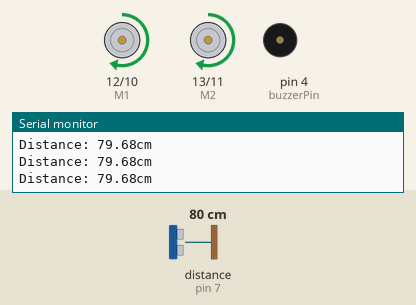
This sketch was run on a simulated Arduino Uno, built with avr-gcc and run on an emulated ATmega328P. Parts: direction and speed pins drawn as motors (green arrow = direction pin HIGH = forward, orange = LOW = backward, longer = more drive), buzzer (waves = sounding, pin HIGH), the last lines printed to the serial monitor. Wiring (inferred from the names in the program): ultrasonic range finder: trigger pin 8; echo pin 7. The inputs (shaded band) are chosen by the test bench; at power-on: distance to the obstacle (sensor on pin 7) 80 cm. The echo pulse lasts 58.3 µs per cm; pins used as bus, display or sensor lines are not drawn.

Above: at 1.2 s.
1.3 s: distance to the obstacle (sensor on pin 7) set to 23 cm
2.8 s: distance to the obstacle (sensor on pin 7) set to 18 cm
At 4.9 s:
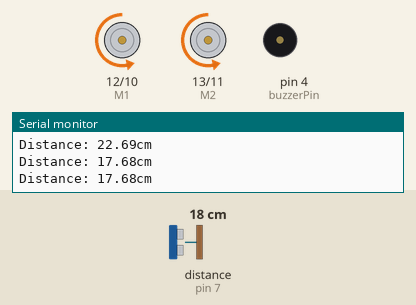
5.8 s: distance to the obstacle (sensor on pin 7) set to 60 cm
At 7.5 s:
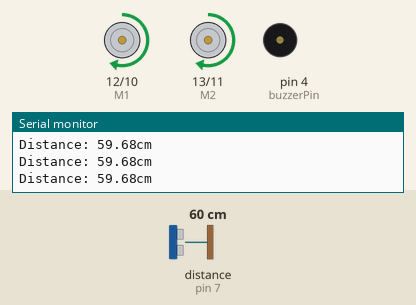
7.9 s: distance to the obstacle (sensor on pin 7) set to 2 cm
At 8.13 s:
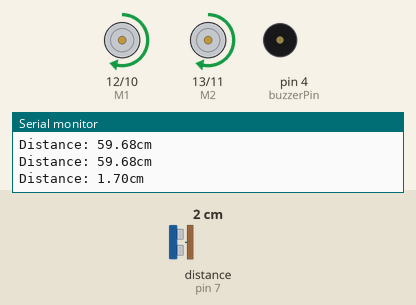
Timing chart, 0 to 11.9 s (numbered marks = the images above; inputs shaded):
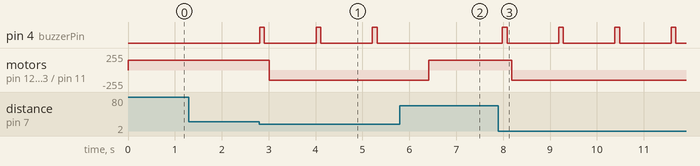

The sketch:

ultrasonic_left_right_movement.ino
```cpp
//------------Set Arduino Pin Number-------------
const int trigPin = 8;
const int echoPin = 7;
const int buzzerPin = 4;
const int E1 = 10; //LEFT MOTOR
const int M1 = 12;
const int E2 = 11; //RIGHT MOTOR
const int M2 = 13;

//------------Set Distance Number-------------
const int distanceDetect = 20;
const int motorSpeed = 150;
int flipNumber = 1;
float duration, distance;

void setup()
{
  //------------Setup Motor Pin-------------
  pinMode(E1, OUTPUT);
  pinMode(M1, OUTPUT);
  pinMode(E2, OUTPUT);
  pinMode(M2, OUTPUT);

  //------------Setup Ultrasonic Pin-------------
  pinMode(trigPin, OUTPUT);
  pinMode(echoPin, INPUT);

  //------------Setup Buzzer Pin-------------
  pinMode(buzzerPin, OUTPUT);

  //------------Setup Serial Monitor-------------
  Serial.begin(9600);
}

void loop()
{
  //------------Start Trigger Pin-------------
  digitalWrite(trigPin, LOW);
  delayMicroseconds(2);
  digitalWrite(trigPin, HIGH);
  delayMicroseconds(10);
  digitalWrite(trigPin, LOW);

  //------------Calculate Distance-------------
  duration = pulseIn(echoPin, HIGH);
  distance = (duration*.0343)/2;
  Serial.print("Distance: ");
  Serial.print(distance);
  Serial.println("cm");

  //------------Check Distance-------------
  if(distance < distanceDetect)
  {
    buzzer_beep();
    move_backward();

    //------------[Inser Code Below]-------------

  }
  else
  {
    move_forward();
  }

}

void buzzer_beep()
{
    digitalWrite(buzzerPin, HIGH);
    delay(100);
    digitalWrite(buzzerPin, LOW);
    delay(100);
}

void move_backward()
{
    analogWrite(E1, motorSpeed);
    digitalWrite(M1, LOW);
    analogWrite(E2, motorSpeed);
    digitalWrite(M2, LOW);
    delay(1000);
}

void move_forward()
{
    analogWrite(E1, motorSpeed);
    digitalWrite(M1, HIGH);
    analogWrite(E2, motorSpeed);
    digitalWrite(M2, HIGH);
    delay(100);
}

void turn_right()
{
    analogWrite(E1, 100);
    digitalWrite(M1, HIGH);
    analogWrite(E2, 100);
    digitalWrite(M2, LOW);
    delay(500);
}

void alternate_left_right(int flip)
{
    int oppositeNumber = 1 - flip;
    analogWrite(E1, 100);
    digitalWrite(M1, oppositeNumber);
    analogWrite(E2, 100);
    digitalWrite(M2, !oppositeNumber);
    delay(500);
}
```

Measured:
- the behaviour switches between 21 and 20 cm on distance to the obstacle (sensor on pin 7) (found by bisection; images 0 and 1)
- after the input at 2.8 s, pin 4 (buzzerPin): alternates HIGH for 0.10 s and LOW for 1.1 s, starting at once; motor on pin 12 (M1) / pin 10 (E1), motor on pin 13 (M2) / pin 11 (E2): forward 150/255 → backward 150/255 after 0.21 s
- after the input at 5.8 s, pin 4 (buzzerPin): stops changing and stays LOW; motor on pin 12 (M1) / pin 10 (E1), motor on pin 13 (M2) / pin 11 (E2): backward 150/255 → forward 150/255 after 0.62 s
- after the input at 7.9 s, pin 4 (buzzerPin): alternates HIGH for 0.10 s and LOW for 1.1 s, starting after 0.08 s; motor on pin 12 (M1) / pin 10 (E1), motor on pin 13 (M2) / pin 11 (E2): forward 150/255 → backward 150/255 after 0.28 s
